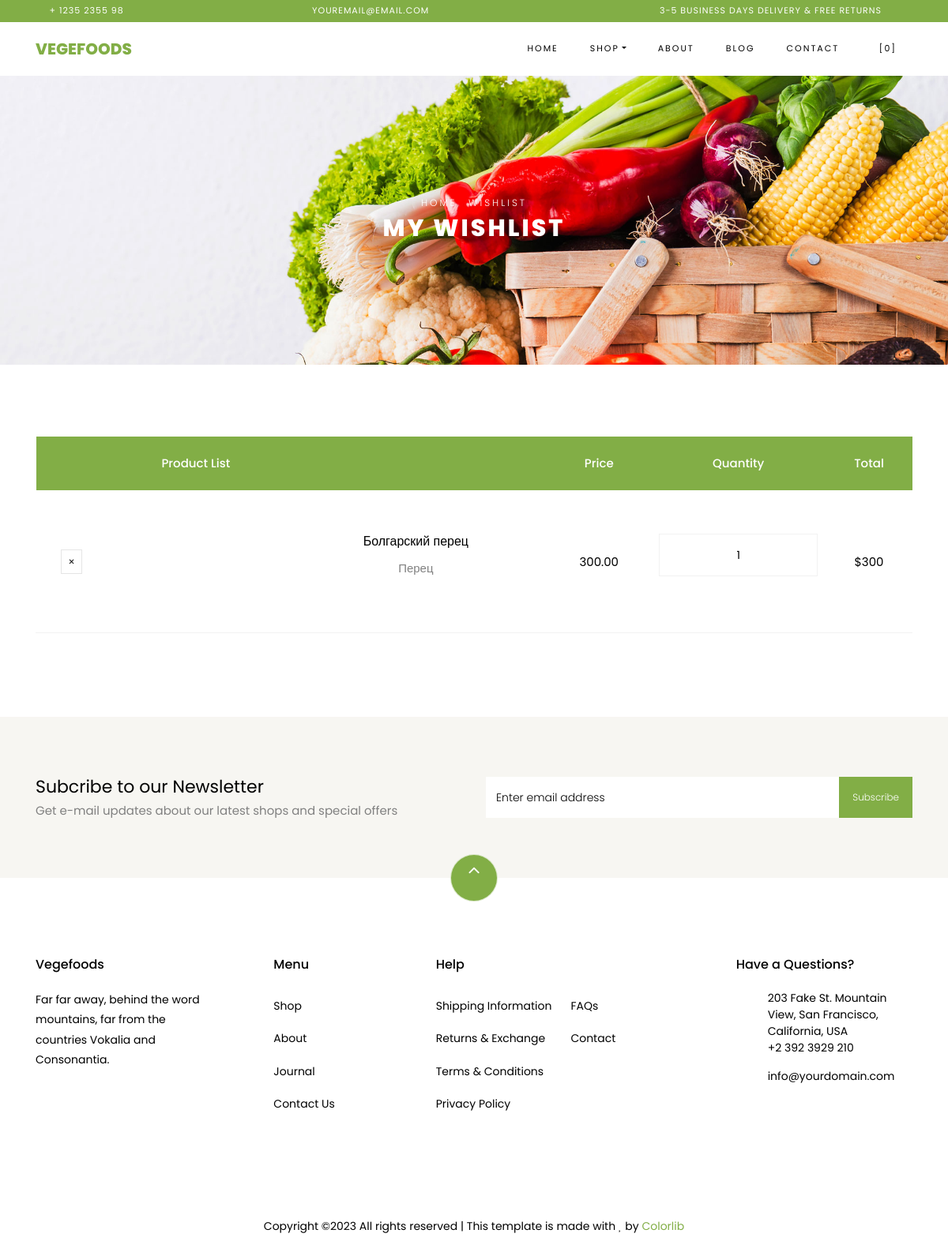
Page /cart/wishlist/ (signed in) on the committed database.
### apps/cart_shop/models.py (models this page shows, shortened)
class WishList(models.Model):
    cart = models.ForeignKey(Cart, on_delete=models.CASCADE)
    quantity = models.IntegerField(default=1)
    product = models.ForeignKey(Product, on_delete=models.CASCADE)
    created_at = models.DateTimeField(auto_now_add=True)
    updated_at = models.DateTimeField(auto_now=True)

class Product(models.Model):
    name = models.CharField(max_length=255)
    price = models.DecimalField(max_digits=10, decimal_places=2)
    discount = models.IntegerField(null=True, blank=True)
    description = models.TextField()
    image = models.ImageField(upload_to='static/shop/images',
                              null=True, blank=True)
    created_at = models.DateTimeField(auto_now_add=True)
    updated_at = models.DateTimeField(auto_now=True)

### apps/cart_shop/views.py (the view)
# urls.py: path('wishlist/', ViewWishlist.as_view(), name='wishlist'),
class ViewWishlist(View):
    def get(self, request):
        items_carts = WishList.objects.filter(cart__user=request.user)
        data = list(items_carts)
        context = {'items_carts': data,
                   }
        return render(request, 'cart_shop/wishlist.html', context)

### apps/cart_shop/templates/cart_shop/wishlist.html
{% extends 'home/base.html' %}
{% load static %}
{% block content %}
    <div class="hero-wrap hero-bread" style="background-image: url({% static 'shop/images/bg_1.jpg' %});">
      <div class="container">
        <div class="row no-gutters slider-text align-items-center justify-content-center">
          <div class="col-md-9 ftco-animate text-center">
          	<p class="breadcrumbs"><span class="mr-2"><a href="index.html">Home</a></span> <span>Wishlist</span></p>
            <h1 class="mb-0 bread">My Wishlist</h1>
          </div>
        </div>
      </div>
    </div>
    <section class="ftco-section ftco-cart">
			<div class="container">
				<div class="row">
    			<div class="col-md-12 ftco-animate">
    				<div class="cart-list">
	    				<table class="table">
						    <thead class="thead-primary">
						      <tr class="text-center">
						        <th>&nbsp;</th>
						        <th>Product List</th>
						        <th>&nbsp;</th>
						        <th>Price</th>
						        <th>Quantity</th>
						        <th>Total</th>
						      </tr>
						    </thead>
						    <tbody>
							{% for item in items_carts %}
						      <tr class="text-center">
						        <td class="product-remove"><a href="{% url 'cart_shop:del_from_wish' item.id %}"><span class="ion-ios-close"></span></a></td>
						        <td class="image-prod"><div class="img" style="background-image:url({{item.product.image.url}});"></div></td>
						        <td class="product-name">
						        	<h3>{{item.product.name}}</h3>
						        	<p>{{item.product.description}}</p>
						        </td>
						        <td class="price">{{item.product.price}}</td>
						        <td class="quantity">
						        	<div class="input-group mb-3">
					             	<input type="text" name="quantity" class="quantity form-control input-number" value="1" min="1" max="100">
					          	</div>
					          </td>
						        <td class="total">${% widthratio item.product.price 1 item.quantity %}</td>
						      </tr>
							{%endfor%}
						    </tbody>
						  </table>
					  </div>
    			</div>
    		</div>
			</div>
		</section>
{% endblock %}

### rows in the picture
WishList: product.name "Болгарский перец", product.description "Перец", product.price "300.00", product+quantity "300"
